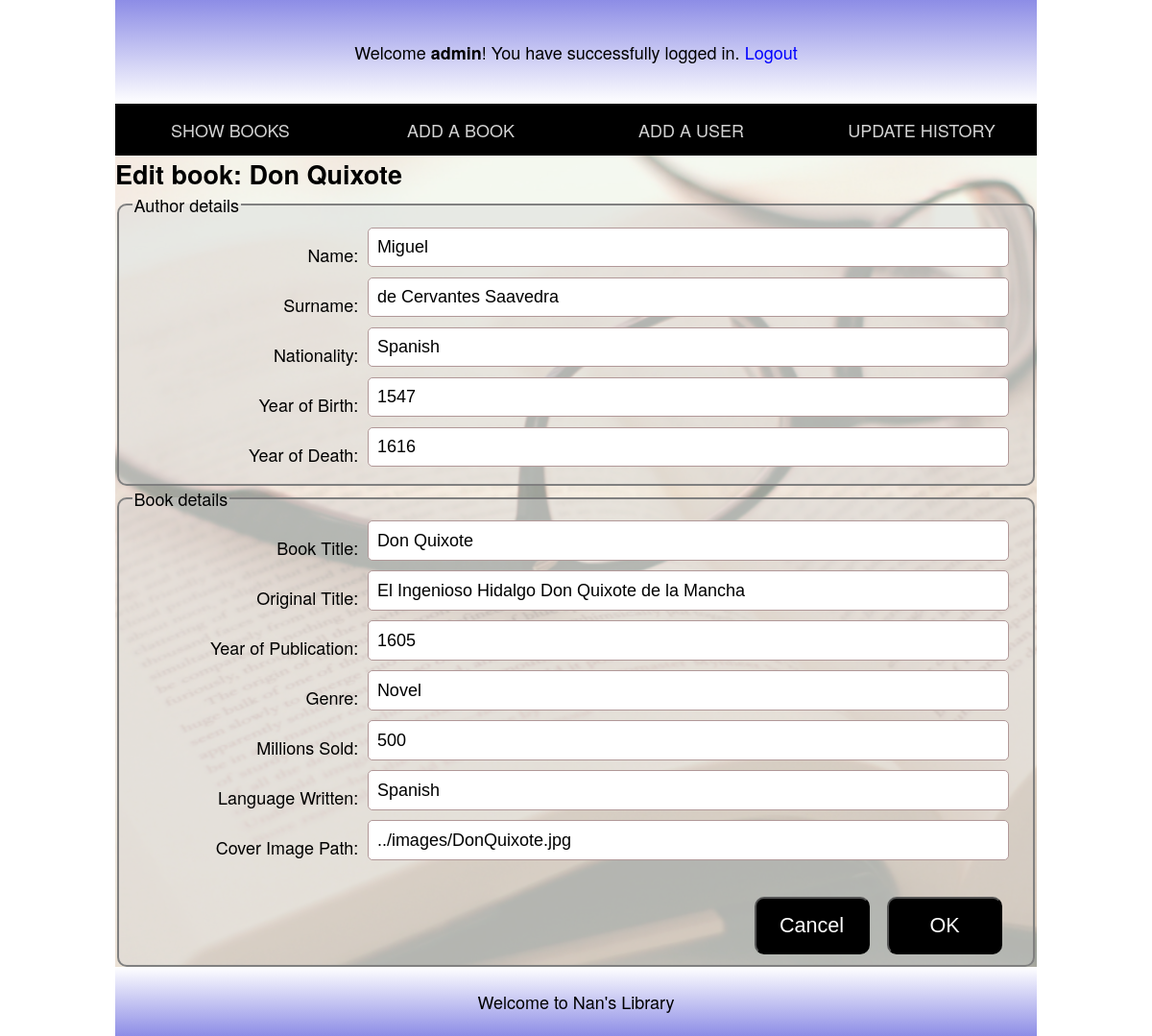
The app's page /view/pages/adminBookCentral.php?link=editbook&BookID=1 (signed in) with its own data.
### tables this page shows
CREATE TABLE `book` (
  `BookID` int(10) UNSIGNED NOT NULL,
  `BookTitle` varchar(255) NOT NULL,
  `OriginalTitle` varchar(255) DEFAULT NULL,
  `YearofPublication` int(4) NOT NULL DEFAULT '0',
  `Genre` varchar(30) NOT NULL,
  `MillionsSold` int(10) UNSIGNED NOT NULL,
  `LanguageWritten` varchar(30) NOT NULL,
  `AuthorID` int(10) UNSIGNED NOT NULL,
  `coverImagePath` varchar(255) NOT NULL
);

CREATE TABLE `author` (
  `AuthorID` int(10) UNSIGNED NOT NULL,
  `Name` varchar(30) NOT NULL,
  `Surname` varchar(30) NOT NULL,
  `Nationality` varchar(30) NOT NULL,
  `BirthYear` int(4) UNSIGNED NOT NULL,
  `DeathYear` int(4) UNSIGNED DEFAULT NULL
);

### view/pages/editBookForm.php (the view, shortened to what this page needs)
<?php
$sql = "SELECT * FROM author INNER JOIN book ON author.AuthorID = book.AuthorID WHERE book.BookID = '{$_GET['BookID']}'";
$stmt = $conn->prepare($sql);
$stmt->execute();
$result = $stmt->fetch(PDO::FETCH_ASSOC);
?>
<div class="bigholder">
	<h1>Edit book: <?php echo $result['BookTitle'] ?></h1>
	<form action="../../controller/pdoEditBook.php"  method="post">
		<fieldset>
			<legend>Author details</legend>
			<label>Name:</label>
			<input type="text" name=name $pattern="[A-Za-z._%+-]{2,128}" value="<?php echo $result['Name'] ?>" required><br><br>
			<label>Surname:</label>
			<input type="text" name=surname pattern="[A-Za-z._%+-]{2,128}" value="<?php echo $result['Surname'] ?>" required><br><br>
			<label>Nationality:</label>
			<input type="text" name=nationality pattern="[A-Za-z]{2,128}" value="<?php echo $result['Nationality'] ?>" required><br><br>
			<label>Year of Birth:</label>
			<input type="text" name=yob size="4" maxlength="4" value="<?php echo $result['BirthYear'] ?>" required><br><br>
			<label>Year of Death:</label>
			<input type="text" name=yod size="4" maxlength="4" value="<?php echo $result['DeathYear'] ?>"><br><br>
		</fieldset>
		<fieldset>
			<legend>Book details</legend>
			<label>Book Title:</label>
			<input type="text" name=bt minlength="1" value="<?php echo $result['BookTitle'] ?>" required><br><br>
			<label>Original Title:</label>
			<input type="text" name=ot minlength="1" value="<?php echo $result['OriginalTitle'] ?>" required><br><br>
			<label>Year of Publication:</label>
			<input type="text" name=yop size="4" maxlength="4" value="<?php echo $result['YearofPublication'] ?>" required><br><br>
			<label>Genre:</label>
			<input type="text" name=genre maxlength="50" pattern="[A-Za-z]{1,50}" value="<?php echo $result['Genre'] ?>" required><br><br>
			<label>Millions Sold:</label>
			<input type="text" name=sold size="4" maxlength="4" value="<?php echo $result['MillionsSold'] ?>" required><br><br>
			<label>Language Written:</label>
			<input type="text" name=lan maxlength="50" value="<?php echo $result['LanguageWritten'] ?>" required><br><br>
			<label>Cover Image Path:</label>
			<input type="text" name=cip maxlength="255" value="<?php echo $result['coverImagePath'] ?>" required><br><br>
			<div class="buttons">
				<input type="submit" value="OK">
				<input type="button" onclick="location.href='?link=showbooks';" value="Cancel" />
			</div>
		</fieldset>
	</form>
</div>

### view/css/resCSS.css (style rules this page uses)
html, body, div, span, header, section, nav, article, aside, footer, p, h1, h2, h3, h4 { border:0; margin:0;padding:0; }
html { font-family:Gotham, "Helvetica Neue", Helvetica, Arial, sans-serif; font-size:18px; }
.bigholder { width:100%; height:auto; float:left; }
fieldset { box-sizing: border-box; border: 2px solid gray; border-radius: 10px; min-height: 300px; background-color: rgba(211, 211, 211, 0.4); }
label { width:25%; float:left; text-align:right; padding-top:15px; margin:0.5%; font-size:1em; }
input[type="text"],input[type="email"], input[type="password"] { width:70%; float:left; padding:1%; margin:0.5%; font-size:1em; border:1px solid #B19898; border-radius:5px; }
input[type="submit"], input[type='button'] { float:right; padding:15px; font-size:1.2em; border-radius: 10px; min-width:120px; background-color:black; color:white; margin-top:1.5em; margin-right: 2%; transition: 0.5s }
.buttons { position: relative; width: 100%; }

### records on screen
book: BookTitle "Don Quixote", name "Miguel", surname "de Cervantes Saavedra", nationality "Spanish", yob "1547", yod "1616", bt "Don Quixote", ot "El Ingenioso Hidalgo Don Quixote de la Mancha", yop "1605", genre "Novel", sold "500", lan "Spanish", cip "../images/DonQuixote.jpg"

### other values on screen
$_SESSION['login'] "admin"
